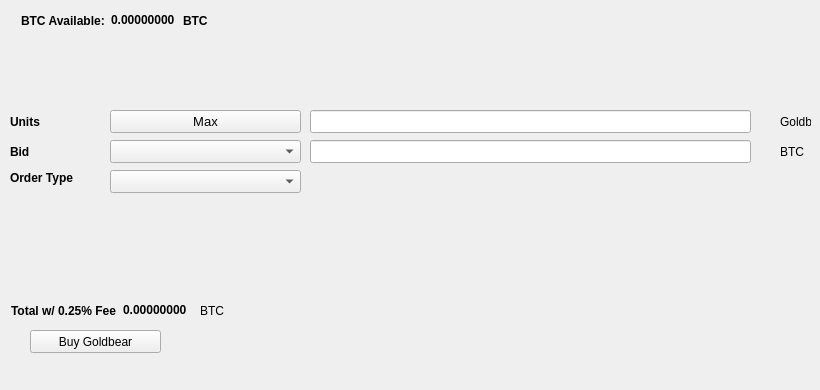
   <widget class="QWidget" name="BuyTab">
    <attribute name="title">
     <string>Buy</string>
    </attribute>
    <widget class="QPushButton" name="BuyGoldbear">
     <property name="geometry">
      <rect>
       <x>30</x>
       <y>330</y>
       <width>131</width>
       <height>23</height>
      </rect>
     </property>
     <property name="text">
      <string>Buy Goldbear</string>
     </property>
     <property name="icon">
      <iconset resource="../goldbear.qrc">
       <normaloff>:/icons/bitcoin</normaloff>:/icons/bitcoin</iconset>
     </property>
    </widget>
    <widget class="QLabel" name="label_3">
     <property name="geometry">
      <rect>
       <x>10</x>
       <y>110</y>
       <width>46</width>
       <height>23</height>
      </rect>
     </property>
     <property name="font">
      <font>
       <weight>75</weight>
       <bold>true</bold>
      </font>
     </property>
     <property name="text">
      <string>Units</string>
     </property>
    </widget>
    <widget class="QLineEdit" name="UnitsInput">
     <property name="geometry">
      <rect>
       <x>310</x>
       <y>110</y>
       <width>441</width>
       <height>23</height>
      </rect>
     </property>
     <property name="font">
      <font>
       <pointsize>9</pointsize>
       <weight>75</weight>
       <bold>true</bold>
      </font>
     </property>
    </widget>
    <widget class="QLineEdit" name="BuyBidPriceEdit">
     <property name="geometry">
      <rect>
       <x>310</x>
       <y>140</y>
       <width>441</width>
       <height>23</height>
      </rect>
     </property>
     <property name="font">
      <font>
       <pointsize>9</pointsize>
       <weight>75</weight>
       <bold>true</bold>
      </font>
     </property>
    </widget>
    <widget class="QLabel" name="label_4">
     <property name="geometry">
      <rect>
       <x>780</x>
       <y>110</y>
       <width>31</width>
       <height>23</height>
      </rect>
     </property>
     <property name="text">
      <string>Goldbear</string>
     </property>
    </widget>
    <widget class="QLabel" name="label_5">
     <property name="geometry">
      <rect>
       <x>780</x>
       <y>140</y>
       <width>31</width>
       <height>23</height>
      </rect>
     </property>
     <property name="text">
      <string>BTC</string>
     </property>
    </widget>
    <widget class="QLabel" name="label_6">
     <property name="geometry">
      <rect>
       <x>10</x>
       <y>140</y>
       <width>46</width>
       <height>23</height>
      </rect>
     </property>
     <property name="font">
      <font>
       <weight>75</weight>
       <bold>true</bold>
      </font>
     </property>
     <property name="text">
      <string>Bid</string>
     </property>
    </widget>
    <widget class="QLabel" name="label_7">
     <property name="geometry">
      <rect>
       <x>10</x>
       <y>170</y>
       <width>91</width>
       <height>16</height>
      </rect>
     </property>
     <property name="font">
      <font>
       <weight>75</weight>
       <bold>true</bold>
      </font>
     </property>
     <property name="text">
      <string>Order Type</string>
     </property>
    </widget>
    <widget class="QPushButton" name="Buy_Max_Amount">
     <property name="geometry">
      <rect>
       <x>110</x>
       <y>110</y>
       <width>191</width>
       <height>23</height>
      </rect>
     </property>
     <property name="font">
      <font>
       <pointsize>10</pointsize>
      </font>
     </property>
     <property name="text">
      <string>Max</string>
     </property>
    </widget>
    <widget class="QComboBox" name="BuyBidcomboBox">
     <property name="geometry">
      <rect>
       <x>110</x>
       <y>140</y>
       <width>191</width>
       <height>23</height>
      </rect>
     </property>
     <property name="font">
      <font>
       <pointsize>10</pointsize>
      </font>
     </property>
    </widget>
    <widget class="QComboBox" name="buyOrdertypeCombo">
     <property name="geometry">
      <rect>
       <x>110</x>
       <y>170</y>
       <width>191</width>
       <height>23</height>
      </rect>
     </property>
     <property name="font">
      <font>
       <pointsize>10</pointsize>
      </font>
     </property>
    </widget>
    <widget class="QWidget" name="layoutWidget1">
     <property name="geometry">
      <rect>
       <x>21</x>
       <y>11</y>
       <width>227</width>
       <height>19</height>
      </rect>
     </property>
     <layout class="QHBoxLayout" name="horizontalLayout_3">
      <item>
       <widget class="QLabel" name="label232">
        <property name="font">
         <font>
          <weight>75</weight>
          <bold>true</bold>
         </font>
        </property>
        <property name="text">
         <string>BTC Available:</string>
        </property>
       </widget>
      </item>
      <item>
       <widget class="QLabel" name="BtcAvailableLbl">
        <property name="palette">
         <palette>
          <active>
           <colorrole role="WindowText">
            <brush brushstyle="SolidPattern">
             <color alpha="255">
              <red>0</red>
              <green>0</green>
              <blue>0</blue>
             </color>
            </brush>
           </colorrole>
           <colorrole role="Button">
            <brush brushstyle="SolidPattern">
             <color alpha="255">
              <red>0</red>
              <green>170</green>
              <blue>0</blue>
             </color>
            </brush>
           </colorrole>
           <colorrole role="Light">
            <brush brushstyle="SolidPattern">
             <color alpha="255">
              <red>0</red>
              <green>255</green>
              <blue>0</blue>
             </color>
            </brush>
           </colorrole>
           <colorrole role="Midlight">
            <brush brushstyle="SolidPattern">
             <color alpha="255">
              <red>0</red>
              <green>212</green>
              <blue>0</blue>
             </color>
            </brush>
           </colorrole>
           <colorrole role="Dark">
            <brush brushstyle="SolidPattern">
             <color alpha="255">
              <red>0</red>
              <green>85</green>
              <blue>0</blue>
             </color>
            </brush>
           </colorrole>
           <colorrole role="Mid">
            <brush brushstyle="SolidPattern">
             <color alpha="255">
              <red>0</red>
              <green>113</green>
              <blue>0</blue>
             </color>
            </brush>
           </colorrole>
           <colorrole role="Text">
            <brush brushstyle="SolidPattern">
             <color alpha="255">
              <red>0</red>
              <green>170</green>
              <blue>0</blue>
             </color>
            </brush>
           </colorrole>
           <colorrole role="BrightText">
            <brush brushstyle="SolidPattern">
             <color alpha="255">
              <red>255</red>
              <green>255</green>
              <blue>255</blue>
             </color>
            </brush>
           </colorrole>
           <colorrole role="ButtonText">
            <brush brushstyle="SolidPattern">
             <color alpha="255">
              <red>0</red>
              <green>0</green>
              <blue>0</blue>
             </color>
            </brush>
           </colorrole>
           <colorrole role="Base">
            <brush brushstyle="SolidPattern">
             <color alpha="255">
              <red>255</red>
              <green>255</green>
              <blue>255</blue>
             </color>
            </brush>
           </colorrole>
           <colorrole role="Window">
            <brush brushstyle="SolidPattern">
             <color alpha="255">
              <red>0</red>
              <green>170</green>
              <blue>0</blue>
             </color>
            </brush>
           </colorrole>
           <colorrole role="Shadow">
            <brush brushstyle="SolidPattern">
             <color alpha="255">
              <red>0</red>
              <green>0</green>
              <blue>0</blue>
             </color>
            </brush>
           </colorrole>
           <colorrole role="AlternateBase">
            <brush brushstyle="SolidPattern">
             <color alpha="255">
              <red>127</red>
              <green>212</green>
              <blue>127</blue>
             </color>
            </brush>
           </colorrole>
           <colorrole role="ToolTipBase">
            <brush brushstyle="SolidPattern">
             <color alpha="255">
              <red>255</red>
              <green>255</green>
              <blue>220</blue>
             </color>
            </brush>
           </colorrole>
           <colorrole role="ToolTipText">
            <brush brushstyle="SolidPattern">
             <color alpha="255">
              <red>0</red>
              <green>0</green>
              <blue>0</blue>
             </color>
            </brush>
           </colorrole>
          </active>
          <inactive>
           <colorrole role="WindowText">
            <brush brushstyle="SolidPattern">
             <color alpha="255">
              <red>0</red>
              <green>0</green>
              <blue>0</blue>
             </color>
            </brush>
           </colorrole>
           <colorrole role="Button">
            <brush brushstyle="SolidPattern">
             <color alpha="255">
              <red>0</red>
              <green>170</green>
              <blue>0</blue>
             </color>
            </brush>
           </colorrole>
           <colorrole role="Light">
            <brush brushstyle="SolidPattern">
             <color alpha="255">
              <red>0</red>
              <green>255</green>
              <blue>0</blue>
             </color>
            </brush>
           </colorrole>
           <colorrole role="Midlight">
            <brush brushstyle="SolidPattern">
             <color alpha="255">
              <red>0</red>
              <green>212</green>
              <blue>0</blue>
             </color>
            </brush>
           </colorrole>
           <colorrole role="Dark">
            <brush brushstyle="SolidPattern">
             <color alpha="255">
              <red>0</red>
              <green>85</green>
              <blue>0</blue>
             </color>
            </brush>
           </colorrole>
           <colorrole role="Mid">
            <brush brushstyle="SolidPattern">
             <color alpha="255">
              <red>0</red>
              <green>113</green>
              <blue>0</blue>
             </color>
            </brush>
           </colorrole>
           <colorrole role="Text">
            <brush brushstyle="SolidPattern">
             <color alpha="255">
              <red>0</red>
              <green>170</green>
              <blue>0</blue>
             </color>
            </brush>
           </colorrole>
           <colorrole role="BrightText">
            <brush brushstyle="SolidPattern">
             <color alpha="255">
              <red>255</red>
              <green>255</green>
              <blue>255</blue>
             </color>
            </brush>
           </colorrole>
           <colorrole role="ButtonText">
            <brush brushstyle="SolidPattern">
             <color alpha="255">
              <red>0</red>
              <green>0</green>
              <blue>0</blue>
             </color>
            </brush>
           </colorrole>
           <colorrole role="Base">
            <brush brushstyle="SolidPattern">
             <color alpha="255">
              <red>255</red>
              <green>255</green>
              <blue>255</blue>
             </color>
            </brush>
           </colorrole>
           <colorrole role="Window">
            <brush brushstyle="SolidPattern">
             <color alpha="255">
              <red>0</red>
              <green>170</green>
              <blue>0</blue>
             </color>
            </brush>
           </colorrole>
           <colorrole role="Shadow">
            <brush brushstyle="SolidPattern">
             <color alpha="255">
              <red>0</red>
              <green>0</green>
              <blue>0</blue>
             </color>
            </brush>
           </colorrole>
           <colorrole role="AlternateBase">
            <brush brushstyle="SolidPattern">
             <color alpha="255">
              <red>127</red>
              <green>212</green>
              <blue>127</blue>
             </color>
            </brush>
           </colorrole>
           <colorrole role="ToolTipBase">
            <brush brushstyle="SolidPattern">
             <color alpha="255">
              <red>255</red>
              <green>255</green>
              <blue>220</blue>
             </color>
            </brush>
           </colorrole>
           <colorrole role="ToolTipText">
            <brush brushstyle="SolidPattern">
             <color alpha="255">
              <red>0</red>
              <green>0</green>
              <blue>0</blue>
             </color>
            </brush>
           </colorrole>
          </inactive>
          <disabled>
           <colorrole role="WindowText">
            <brush brushstyle="SolidPattern">
             <color alpha="255">
              <red>0</red>
              <green>85</green>
              <blue>0</blue>
             </color>
            </brush>
           </colorrole>
           <colorrole role="Button">
            <brush brushstyle="SolidPattern">
             <color alpha="255">
              <red>0</red>
              <green>170</green>
              <blue>0</blue>
             </color>
            </brush>
           </colorrole>
           <colorrole role="Light">
            <brush brushstyle="SolidPattern">
             <color alpha="255">
              <red>0</red>
              <green>255</green>
              <blue>0</blue>
             </color>
            </brush>
           </colorrole>
           <colorrole role="Midlight">
            <brush brushstyle="SolidPattern">
             <color alpha="255">
              <red>0</red>
              <green>212</green>
              <blue>0</blue>
             </color>
            </brush>
           </colorrole>
           <colorrole role="Dark">
            <brush brushstyle="SolidPattern">
             <color alpha="255">
              <red>0</red>
              <green>85</green>
              <blue>0</blue>
             </color>
            </brush>
           </colorrole>
           <colorrole role="Mid">
            <brush brushstyle="SolidPattern">
             <color alpha="255">
              <red>0</red>
              <green>113</green>
              <blue>0</blue>
             </color>
            </brush>
           </colorrole>
           <colorrole role="Text">
            <brush brushstyle="SolidPattern">
             <color alpha="255">
              <red>0</red>
              <green>85</green>
              <blue>0</blue>
             </color>
            </brush>
           </colorrole>
           <colorrole role="BrightText">
            <brush brushstyle="SolidPattern">
             <color alpha="255">
              <red>255</red>
              <green>255</green>
              <blue>255</blue>
             </color>
            </brush>
           </colorrole>
           <colorrole role="ButtonText">
            <brush brushstyle="SolidPattern">
             <color alpha="255">
              <red>0</red>
              <green>85</green>
              <blue>0</blue>
             </color>
            </brush>
           </colorrole>
           <colorrole role="Base">
            <brush brushstyle="SolidPattern">
             <color alpha="255">
              <red>0</red>
              <green>170</green>
              <blue>0</blue>
             </color>
            </brush>
           </colorrole>
           <colorrole role="Window">
            <brush brushstyle="SolidPattern">
             <color alpha="255">
              <red>0</red>
              <green>170</green>
              <blue>0</blue>
             </color>
            </brush>
           </colorrole>
           <colorrole role="Shadow">
            <brush brushstyle="SolidPattern">
             <color alpha="255">
              <red>0</red>
              <green>0</green>
              <blue>0</blue>
             </color>
            </brush>
           </colorrole>
           <colorrole role="AlternateBase">
            <brush brushstyle="SolidPattern">
             <color alpha="255">
              <red>0</red>
              <green>170</green>
              <blue>0</blue>
             </color>
            </brush>
           </colorrole>
           <colorrole role="ToolTipBase">
            <brush brushstyle="SolidPattern">
             <color alpha="255">
              <red>255</red>
              <green>255</green>
              <blue>220</blue>
             </color>
            </brush>
           </colorrole>
           <colorrole role="ToolTipText">
            <brush brushstyle="SolidPattern">
             <color alpha="255">
              <red>0</red>
              <green>0</green>
              <blue>0</blue>
             </color>
            </brush>
           </colorrole>
          </disabled>
         </palette>
        </property>
        <property name="font">
         <font>
          <weight>75</weight>
          <bold>true</bold>
         </font>
        </property>
        <property name="text">
         <string>0.00000000</string>
        </property>
        <property name="textInteractionFlags">
         <set>Qt::LinksAccessibleByMouse|Qt::TextSelectableByKeyboard|Qt::TextSelectableByMouse</set>
        </property>
       </widget>
      </item>
      <item>
       <widget class="QLabel" name="BtcAvailableLbl_2">
        <property name="font">
         <font>
          <weight>75</weight>
          <bold>true</bold>
         </font>
        </property>
        <property name="text">
         <string>BTC</string>
        </property>
       </widget>
      </item>
     </layout>
    </widget>
    <widget class="QWidget" name="layoutWidge2">
     <property name="geometry">
      <rect>
       <x>11</x>
       <y>301</y>
       <width>259</width>
       <height>19</height>
      </rect>
     </property>
     <layout class="QHBoxLayout" name="horizontalLayout_4">
      <item>
       <widget class="QLabel" name="label_9">
        <property name="font">
         <font>
          <weight>75</weight>
          <bold>true</bold>
         </font>
        </property>
        <property name="text">
         <string>Total w/ 0.25% Fee</string>
        </property>
       </widget>
      </item>
      <item>
       <widget class="QLabel" name="BuyCostLabel">
        <property name="palette">
         <palette>
          <active>
           <colorrole role="WindowText">
            <brush brushstyle="SolidPattern">
             <color alpha="255">
              <red>0</red>
              <green>0</green>
              <blue>0</blue>
             </color>
            </brush>
           </colorrole>
           <colorrole role="Button">
            <brush brushstyle="SolidPattern">
             <color alpha="255">
              <red>0</red>
              <green>170</green>
              <blue>0</blue>
             </color>
            </brush>
           </colorrole>
           <colorrole role="Light">
            <brush brushstyle="SolidPattern">
             <color alpha="255">
              <red>0</red>
              <green>255</green>
              <blue>0</blue>
             </color>
            </brush>
           </colorrole>
           <colorrole role="Midlight">
            <brush brushstyle="SolidPattern">
             <color alpha="255">
              <red>0</red>
              <green>212</green>
              <blue>0</blue>
             </color>
            </brush>
           </colorrole>
           <colorrole role="Dark">
            <brush brushstyle="SolidPattern">
             <color alpha="255">
              <red>0</red>
              <green>85</green>
              <blue>0</blue>
             </color>
            </brush>
           </colorrole>
           <colorrole role="Mid">
            <brush brushstyle="SolidPattern">
             <color alpha="255">
              <red>0</red>
              <green>113</green>
              <blue>0</blue>
             </color>
            </brush>
           </colorrole>
           <colorrole role="Text">
            <brush brushstyle="SolidPattern">
             <color alpha="255">
              <red>0</red>
              <green>170</green>
              <blue>0</blue>
             </color>
            </brush>
           </colorrole>
           <colorrole role="BrightText">
            <brush brushstyle="SolidPattern">
             <color alpha="255">
              <red>255</red>
              <green>255</green>
              <blue>255</blue>
             </color>
            </brush>
           </colorrole>
           <colorrole role="ButtonText">
            <brush brushstyle="SolidPattern">
             <color alpha="255">
              <red>0</red>
              <green>0</green>
              <blue>0</blue>
             </color>
            </brush>
           </colorrole>
           <colorrole role="Base">
            <brush brushstyle="SolidPattern">
             <color alpha="255">
              <red>255</red>
              <green>255</green>
              <blue>255</blue>
             </color>
            </brush>
           </colorrole>
           <colorrole role="Window">
            <brush brushstyle="SolidPattern">
             <color alpha="255">
              <red>0</red>
              <green>170</green>
              <blue>0</blue>
             </color>
            </brush>
           </colorrole>
           <colorrole role="Shadow">
            <brush brushstyle="SolidPattern">
             <color alpha="255">
              <red>0</red>
              <green>0</green>
              <blue>0</blue>
             </color>
            </brush>
           </colorrole>
           <colorrole role="AlternateBase">
            <brush brushstyle="SolidPattern">
             <color alpha="255">
              <red>127</red>
              <green>212</green>
              <blue>127</blue>
             </color>
            </brush>
           </colorrole>
           <colorrole role="ToolTipBase">
            <brush brushstyle="SolidPattern">
             <color alpha="255">
              <red>255</red>
              <green>255</green>
              <blue>220</blue>
             </color>
            </brush>
           </colorrole>
           <colorrole role="ToolTipText">
            <brush brushstyle="SolidPattern">
             <color alpha="255">
              <red>0</red>
              <green>0</green>
              <blue>0</blue>
             </color>
            </brush>
           </colorrole>
          </active>
          <inactive>
           <colorrole role="WindowText">
            <brush brushstyle="SolidPattern">
             <color alpha="255">
              <red>0</red>
              <green>0</green>
              <blue>0</blue>
             </color>
            </brush>
           </colorrole>
           <colorrole role="Button">
            <brush brushstyle="SolidPattern">
             <color alpha="255">
              <red>0</red>
              <green>170</green>
              <blue>0</blue>
             </color>
            </brush>
           </colorrole>
           <colorrole role="Light">
            <brush brushstyle="SolidPattern">
             <color alpha="255">
              <red>0</red>
              <green>255</green>
              <blue>0</blue>
             </color>
            </brush>
           </colorrole>
           <colorrole role="Midlight">
            <brush brushstyle="SolidPattern">
             <color alpha="255">
              <red>0</red>
              <green>212</green>
              <blue>0</blue>
             </color>
            </brush>
           </colorrole>
           <colorrole role="Dark">
            <brush brushstyle="SolidPattern">
             <color alpha="255">
              <red>0</red>
              <green>85</green>
              <blue>0</blue>
             </color>
            </brush>
           </colorrole>
           <colorrole role="Mid">
            <brush brushstyle="SolidPattern">
             <color alpha="255">
              <red>0</red>
              <green>113</green>
              <blue>0</blue>
             </color>
            </brush>
           </colorrole>
           <colorrole role="Text">
            <brush brushstyle="SolidPattern">
             <color alpha="255">
              <red>0</red>
              <green>170</green>
              <blue>0</blue>
             </color>
            </brush>
           </colorrole>
           <colorrole role="BrightText">
            <brush brushstyle="SolidPattern">
             <color alpha="255">
              <red>255</red>
              <green>255</green>
              <blue>255</blue>
             </color>
            </brush>
           </colorrole>
           <colorrole role="ButtonText">
            <brush brushstyle="SolidPattern">
             <color alpha="255">
              <red>0</red>
              <green>0</green>
              <blue>0</blue>
             </color>
            </brush>
           </colorrole>
           <colorrole role="Base">
            <brush brushstyle="SolidPattern">
             <color alpha="255">
              <red>255</red>
              <green>255</green>
              <blue>255</blue>
             </color>
            </brush>
           </colorrole>
           <colorrole role="Window">
            <brush brushstyle="SolidPattern">
             <color alpha="255">
              <red>0</red>
              <green>170</green>
              <blue>0</blue>
             </color>
            </brush>
           </colorrole>
           <colorrole role="Shadow">
            <brush brushstyle="SolidPattern">
             <color alpha="255">
              <red>0</red>
              <green>0</green>
              <blue>0</blue>
             </color>
            </brush>
           </colorrole>
           <colorrole role="AlternateBase">
            <brush brushstyle="SolidPattern">
             <color alpha="255">
              <red>127</red>
              <green>212</green>
              <blue>127</blue>
             </color>
            </brush>
           </colorrole>
           <colorrole role="ToolTipBase">
            <brush brushstyle="SolidPattern">
             <color alpha="255">
              <red>255</red>
              <green>255</green>
              <blue>220</blue>
             </color>
            </brush>
           </colorrole>
           <colorrole role="ToolTipText">
            <brush brushstyle="SolidPattern">
             <color alpha="255">
              <red>0</red>
              <green>0</green>
              <blue>0</blue>
             </color>
            </brush>
           </colorrole>
          </inactive>
          <disabled>
           <colorrole role="WindowText">
            <brush brushstyle="SolidPattern">
             <color alpha="255">
              <red>0</red>
              <green>85</green>
              <blue>0</blue>
             </color>
            </brush>
           </colorrole>
           <colorrole role="Button">
            <brush brushstyle="SolidPattern">
             <color alpha="255">
              <red>0</red>
              <green>170</green>
              <blue>0</blue>
             </color>
            </brush>
           </colorrole>
           <colorrole role="Light">
            <brush brushstyle="SolidPattern">
             <color alpha="255">
              <red>0</red>
              <green>255</green>
              <blue>0</blue>
             </color>
            </brush>
           </colorrole>
           <colorrole role="Midlight">
            <brush brushstyle="SolidPattern">
             <color alpha="255">
              <red>0</red>
              <green>212</green>
              <blue>0</blue>
             </color>
            </brush>
           </colorrole>
           <colorrole role="Dark">
            <brush brushstyle="SolidPattern">
             <color alpha="255">
              <red>0</red>
              <green>85</green>
              <blue>0</blue>
             </color>
            </brush>
           </colorrole>
           <colorrole role="Mid">
            <brush brushstyle="SolidPattern">
             <color alpha="255">
              <red>0</red>
              <green>113</green>
              <blue>0</blue>
             </color>
            </brush>
           </colorrole>
           <colorrole role="Text">
            <brush brushstyle="SolidPattern">
             <color alpha="255">
              <red>0</red>
              <green>85</green>
              <blue>0</blue>
             </color>
            </brush>
           </colorrole>
           <colorrole role="BrightText">
            <brush brushstyle="SolidPattern">
             <color alpha="255">
              <red>255</red>
              <green>255</green>
              <blue>255</blue>
             </color>
            </brush>
           </colorrole>
           <colorrole role="ButtonText">
            <brush brushstyle="SolidPattern">
             <color alpha="255">
              <red>0</red>
              <green>85</green>
              <blue>0</blue>
             </color>
            </brush>
           </colorrole>
           <colorrole role="Base">
            <brush brushstyle="SolidPattern">
             <color alpha="255">
              <red>0</red>
              <green>170</green>
              <blue>0</blue>
             </color>
            </brush>
           </colorrole>
           <colorrole role="Window">
            <brush brushstyle="SolidPattern">
             <color alpha="255">
              <red>0</red>
              <green>170</green>
              <blue>0</blue>
             </color>
            </brush>
           </colorrole>
           <colorrole role="Shadow">
            <brush brushstyle="SolidPattern">
             <color alpha="255">
              <red>0</red>
              <green>0</green>
              <blue>0</blue>
             </color>
            </brush>
           </colorrole>
           <colorrole role="AlternateBase">
            <brush brushstyle="SolidPattern">
             <color alpha="255">
              <red>0</red>
              <green>170</green>
              <blue>0</blue>
             </color>
            </brush>
           </colorrole>
           <colorrole role="ToolTipBase">
            <brush brushstyle="SolidPattern">
             <color alpha="255">
              <red>255</red>
              <green>255</green>
              <blue>220</blue>
             </color>
            </brush>
           </colorrole>
           <colorrole role="ToolTipText">
            <brush brushstyle="SolidPattern">
             <color alpha="255">
              <red>0</red>
              <green>0</green>
              <blue>0</blue>
             </color>
            </brush>
           </colorrole>
          </disabled>
         </palette>
        </property>
        <property name="font">
         <font>
          <weight>75</weight>
          <bold>true</bold>
         </font>
        </property>
        <property name="autoFillBackground">
         <bool>false</bool>
        </property>
        <property name="text">
         <string>0.00000000</string>
        </property>
        <property name="textInteractionFlags">
         <set>Qt::LinksAccessibleByMouse|Qt::TextSelectableByMouse</set>
        </property>
       </widget>
      </item>
      <item>
       <widget class="QLabel" name="label_10">
        <property name="font">
         <font>
          <weight>50</weight>
          <bold>false</bold>
         </font>
        </property>
        <property name="text">
         <string>BTC</string>
        </property>
       </widget>
      </item>
     </layout>
    </widget>
    <widget class="QLabel" name="label_24">
     <property name="geometry">
      <rect>
       <x>460</x>
       <y>300</y>
       <width>281</width>
       <height>81</height>
      </rect>
     </property>
     <property name="text">
      <string/>
     </property>
     <property name="pixmap">
      <pixmap>:/images/bittrex</pixmap>
     </property>
    </widget>
   </widget>
